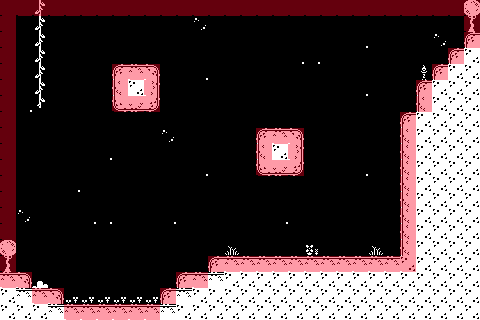

A level layout from a 2D game, rendered from its tile map. Below: a short description, then the map file with tile-grid data replaced by summaries:
An orthogonal 30x20 tile map with 16x16 px tiles, 2 tile layers (Capa de patrones 1, Collisions), 2 tilesets.

<map version="1.4" tiledversion="1.4.2" orientation="orthogonal" renderorder="right-down" width="30" height="20" tilewidth="16" tileheight="16" infinite="0" nextlayerid="3" nextobjectid="1">
 <tileset firstgid="1" name="A" tilewidth="16" tileheight="16" tilecount="400" columns="20">
  <image source="A.png" width="320" height="320" />
 </tileset>
 <tileset firstgid="401" name="meta" tilewidth="16" tileheight="16" tilecount="32" columns="8">
  <image source="meta.png" width="128" height="64" />
 </tileset>
 <layer id="1" name="Capa de patrones 1" width="30" height="20">
  <properties>
   <property name="Nodraw" type="int" value="0" />
   <property name="Collisions" type="int" value="0" />
  </properties>
  <data>[600 cells, 600 non-empty, 21 distinct tile ids]</data>
 </layer>
 <layer id="2" name="Collisions" width="30" height="20">
  <properties>
   <property name="Collisions" type="int" value="1" />
   <property name="Nodraw" type="int" value="1" />
  </properties>
  <data>[600 cells, 105 non-empty, 2 distinct tile ids]</data>
 </layer>
</map>
